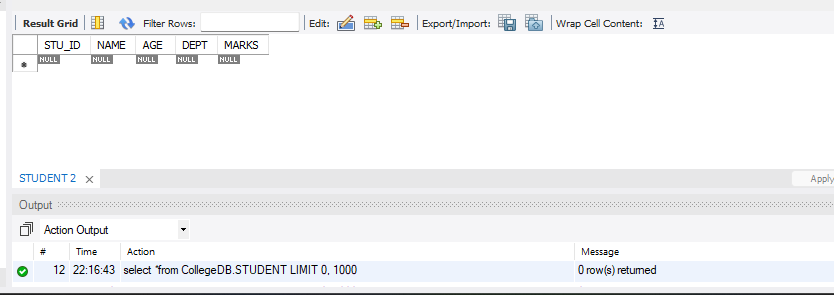
#> input picture Advance Python/images/Screenshot (154).png, 834 x 295 px, found by its file name; its folder holds only this picture in this run
$ python collage.py
#> lines starting #> are read from the running program, lines starting #| are printed output that depends on the picture
from PIL import Image
import os

# Settings
image_folder = 'D:\Python\Advance Python\images'  # raw string for Windows path
collage_name = 'my_collage.jpg'
cols = 3  # number of columns
padding = 10  # padding between images

# Collect images
image_files = [os.path.join(image_folder, img) for img in os.listdir(image_folder)
               if img.lower().endswith(('jpg', 'jpeg', 'png'))]

# Open images and resize with preserved aspect ratio
images = []
max_width = 0
max_height = 0

for img_path in image_files:
    img = Image.open(img_path)
#> img is the input picture: PIL image 834x295 RGBA; mean R, G, B, A 242.5, 243.1, 244.3, 255
    img.thumbnail((400, 400))  # Higher quality thumbnail
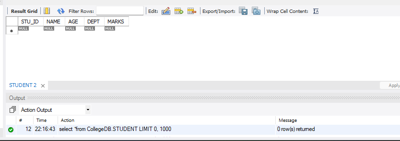
#> img: PIL image 400x141 RGBA; mean R, G, B, A 242.5, 243, 244.2, 255
    images.append(img)
    if img.width > max_width:
        max_width = img.width
#> max_width = 400
    if img.height > max_height:
        max_height = img.height
#> max_height = 141

# Calculate rows
rows = (len(images) + cols - 1) // cols
#> rows = 1

# Create collage canvas
collage_width = cols * max_width + (cols - 1) * padding
#> collage_width = 1220
collage_height = rows * max_height + (rows - 1) * padding
#> collage_height = 141
collage = Image.new('RGB', (collage_width, collage_height), color='white')
#> collage: PIL image 1220x141 RGB; every value is 255

# Paste images into collage
x = 0
y = 0
for i, img in enumerate(images):
    collage.paste(img, (x, y))
    x += max_width + padding
    if (i + 1) % cols == 0:
        x = 0
        y += max_height + padding
#> this loop made 1 pass
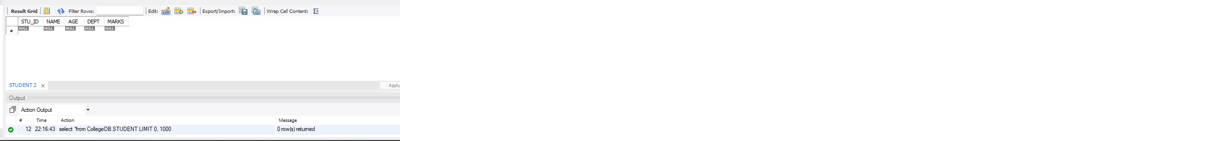
#> collage: PIL image 1220x141 RGB; mean R, G, B 250.9, 251.1, 251.5
#> after the loop, y = 0

# Save collage
collage.save(collage_name)
print(f"Collage saved as {collage_name}")

$ run again, on Advance Python/images/Screenshot (156).png
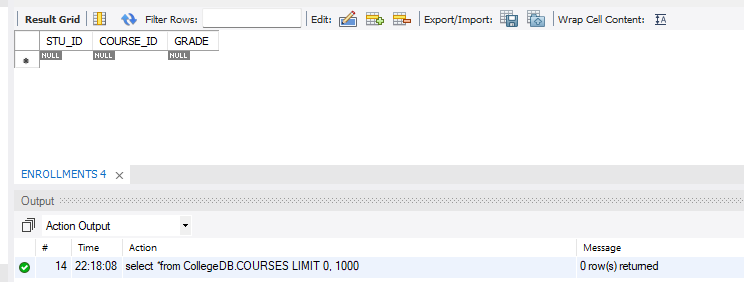
#> input picture Advance Python/images/Screenshot (156).png, 744 x 282 px, found by its file name
#> img is the input picture: PIL image 744x282 RGBA; mean R, G, B, A 243.8, 244.4, 245.6, 255
#> `img.thumbnail((400, 400))`:
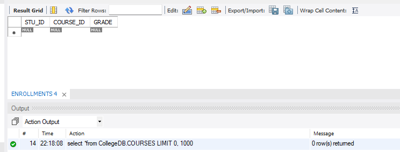
#> img: PIL image 400x152 RGBA; mean R, G, B, A 243.7, 244.3, 245.5, 255
#> rows = 1
#> collage_height = 152
#> the loop `for i, img in enumerate(images):` made 1 pass
#> after the loop `for i, img in enumerate(images):`:
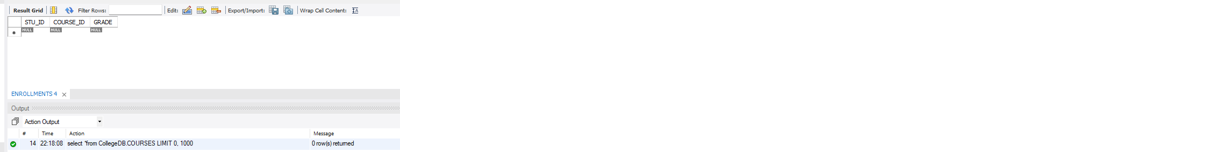
#> collage: PIL image 1220x152 RGB; mean R, G, B 251.3, 251.5, 251.9
#> after the loop `for i, img in enumerate(images):`: y = 0
